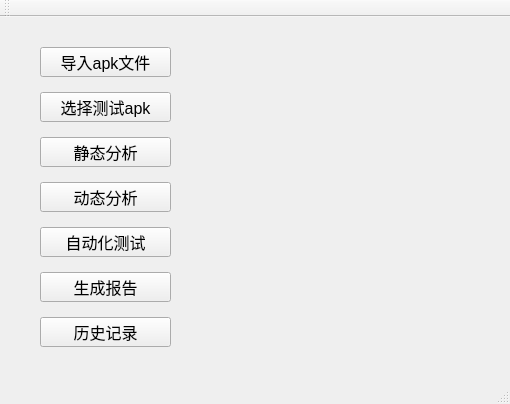
<?xml version="1.0" encoding="UTF-8"?>
<ui version="4.0">
 <class>MainWindow</class>
 <widget class="QMainWindow" name="MainWindow">
  <property name="windowModality">
   <enum>Qt::ApplicationModal</enum>
  </property>
  <property name="geometry">
   <rect>
    <x>0</x>
    <y>0</y>
    <width>510</width>
    <height>404</height>
   </rect>
  </property>
  <property name="font">
   <font>
    <family>Arial</family>
    <pointsize>12</pointsize>
    <weight>50</weight>
    <bold>false</bold>
   </font>
  </property>
  <property name="contextMenuPolicy">
   <enum>Qt::NoContextMenu</enum>
  </property>
  <property name="windowTitle">
   <string>Android敏感数据泄露检测离线分析系统</string>
  </property>
  <property name="windowOpacity">
   <double>0.950000000000000</double>
  </property>
  <widget class="QWidget" name="centralWidget">
   <widget class="QPushButton" name="pushButton">
    <property name="geometry">
     <rect>
      <x>40</x>
      <y>75</y>
      <width>131</width>
      <height>30</height>
     </rect>
    </property>
    <property name="text">
     <string>选择测试apk</string>
    </property>
   </widget>
   <widget class="QPushButton" name="pushButton3">
    <property name="geometry">
     <rect>
      <x>40</x>
      <y>165</y>
      <width>131</width>
      <height>30</height>
     </rect>
    </property>
    <property name="text">
     <string>动态分析</string>
    </property>
   </widget>
   <widget class="QPushButton" name="pushButton2">
    <property name="geometry">
     <rect>
      <x>40</x>
      <y>120</y>
      <width>131</width>
      <height>30</height>
     </rect>
    </property>
    <property name="text">
     <string>静态分析</string>
    </property>
   </widget>
   <widget class="QPushButton" name="pushButton4">
    <property name="geometry">
     <rect>
      <x>40</x>
      <y>255</y>
      <width>131</width>
      <height>30</height>
     </rect>
    </property>
    <property name="text">
     <string>生成报告</string>
    </property>
   </widget>
   <widget class="QLabel" name="label2">
    <property name="enabled">
     <bool>false</bool>
    </property>
    <property name="geometry">
     <rect>
      <x>185</x>
      <y>120</y>
      <width>311</width>
      <height>30</height>
     </rect>
    </property>
    <property name="font">
     <font>
      <weight>50</weight>
      <italic>false</italic>
      <bold>false</bold>
     </font>
    </property>
    <property name="frameShape">
     <enum>QFrame::NoFrame</enum>
    </property>
    <property name="frameShadow">
     <enum>QFrame::Sunken</enum>
    </property>
    <property name="text">
     <string/>
    </property>
    <property name="textFormat">
     <enum>Qt::PlainText</enum>
    </property>
    <property name="margin">
     <number>0</number>
    </property>
    <property name="indent">
     <number>-2</number>
    </property>
   </widget>
   <widget class="QLabel" name="label3">
    <property name="enabled">
     <bool>false</bool>
    </property>
    <property name="geometry">
     <rect>
      <x>185</x>
      <y>165</y>
      <width>311</width>
      <height>30</height>
     </rect>
    </property>
    <property name="frameShape">
     <enum>QFrame::NoFrame</enum>
    </property>
    <property name="frameShadow">
     <enum>QFrame::Sunken</enum>
    </property>
    <property name="text">
     <string/>
    </property>
    <property name="textFormat">
     <enum>Qt::PlainText</enum>
    </property>
    <property name="margin">
     <number>0</number>
    </property>
   </widget>
   <widget class="QLabel" name="label4">
    <property name="enabled">
     <bool>false</bool>
    </property>
    <property name="geometry">
     <rect>
      <x>185</x>
      <y>255</y>
      <width>291</width>
      <height>32</height>
     </rect>
    </property>
    <property name="frameShadow">
     <enum>QFrame::Plain</enum>
    </property>
    <property name="text">
     <string/>
    </property>
    <property name="textFormat">
     <enum>Qt::PlainText</enum>
    </property>
    <property name="alignment">
     <set>Qt::AlignLeading|Qt::AlignLeft|Qt::AlignVCenter</set>
    </property>
    <property name="margin">
     <number>0</number>
    </property>
   </widget>
   <widget class="QPushButton" name="pushButton5">
    <property name="geometry">
     <rect>
      <x>40</x>
      <y>210</y>
      <width>131</width>
      <height>30</height>
     </rect>
    </property>
    <property name="text">
     <string>自动化测试</string>
    </property>
   </widget>
   <widget class="QLabel" name="label5">
    <property name="enabled">
     <bool>false</bool>
    </property>
    <property name="geometry">
     <rect>
      <x>185</x>
      <y>210</y>
      <width>291</width>
      <height>50</height>
     </rect>
    </property>
    <property name="frameShape">
     <enum>QFrame::NoFrame</enum>
    </property>
    <property name="frameShadow">
     <enum>QFrame::Sunken</enum>
    </property>
    <property name="text">
     <string/>
    </property>
    <property name="textFormat">
     <enum>Qt::PlainText</enum>
    </property>
    <property name="alignment">
     <set>Qt::AlignLeading|Qt::AlignLeft|Qt::AlignTop</set>
    </property>
    <property name="margin">
     <number>0</number>
    </property>
   </widget>
   <widget class="QPushButton" name="pushButton6">
    <property name="geometry">
     <rect>
      <x>40</x>
      <y>30</y>
      <width>131</width>
      <height>30</height>
     </rect>
    </property>
    <property name="text">
     <string>导入apk文件</string>
    </property>
   </widget>
   <widget class="QLabel" name="label">
    <property name="geometry">
     <rect>
      <x>185</x>
      <y>75</y>
      <width>301</width>
      <height>30</height>
     </rect>
    </property>
    <property name="font">
     <font>
      <weight>75</weight>
      <bold>true</bold>
     </font>
    </property>
    <property name="text">
     <string/>
    </property>
   </widget>
   <widget class="QLabel" name="label6">
    <property name="enabled">
     <bool>false</bool>
    </property>
    <property name="geometry">
     <rect>
      <x>185</x>
      <y>30</y>
      <width>291</width>
      <height>30</height>
     </rect>
    </property>
    <property name="font">
     <font>
      <weight>50</weight>
      <italic>false</italic>
      <bold>false</bold>
     </font>
    </property>
    <property name="frameShape">
     <enum>QFrame::NoFrame</enum>
    </property>
    <property name="frameShadow">
     <enum>QFrame::Sunken</enum>
    </property>
    <property name="text">
     <string/>
    </property>
    <property name="textFormat">
     <enum>Qt::PlainText</enum>
    </property>
    <property name="margin">
     <number>0</number>
    </property>
   </widget>
   <widget class="QPushButton" name="pushButton7">
    <property name="geometry">
     <rect>
      <x>40</x>
      <y>300</y>
      <width>131</width>
      <height>30</height>
     </rect>
    </property>
    <property name="text">
     <string>历史记录</string>
    </property>
   </widget>
  </widget>
  <widget class="QToolBar" name="mainToolBar">
   <attribute name="toolBarArea">
    <enum>TopToolBarArea</enum>
   </attribute>
   <attribute name="toolBarBreak">
    <bool>false</bool>
   </attribute>
  </widget>
  <widget class="QStatusBar" name="statusBar"/>
 </widget>
 <layoutdefault spacing="6" margin="11"/>
 <resources/>
 <connections/>
</ui>
